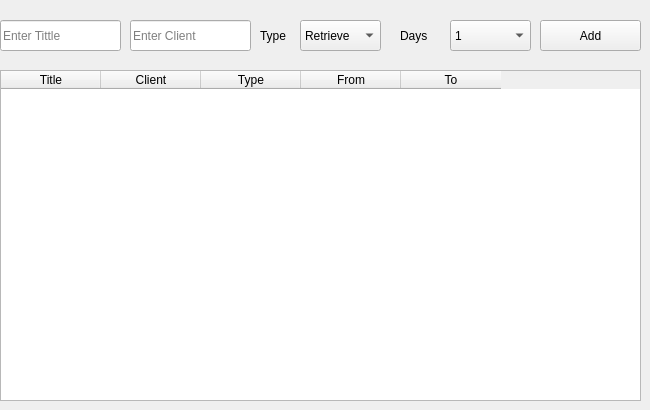
    <widget class="QWidget" name="tab">
     <attribute name="title">
      <string>Tab 1</string>
     </attribute>
     <widget class="QTableWidget" name="tableWidget">
      <property name="geometry">
       <rect>
        <x>0</x>
        <y>70</y>
        <width>641</width>
        <height>331</height>
       </rect>
      </property>
      <column>
       <property name="text">
        <string>Title</string>
       </property>
      </column>
      <column>
       <property name="text">
        <string>Client</string>
       </property>
      </column>
      <column>
       <property name="text">
        <string>Type</string>
       </property>
      </column>
      <column>
       <property name="text">
        <string>From</string>
       </property>
      </column>
      <column>
       <property name="text">
        <string>To</string>
       </property>
      </column>
     </widget>
     <widget class="QPushButton" name="pushButton_6">
      <property name="geometry">
       <rect>
        <x>540</x>
        <y>20</y>
        <width>101</width>
        <height>31</height>
       </rect>
      </property>
      <property name="text">
       <string>Add</string>
      </property>
     </widget>
     <widget class="QLineEdit" name="lineEdit">
      <property name="geometry">
       <rect>
        <x>0</x>
        <y>20</y>
        <width>121</width>
        <height>31</height>
       </rect>
      </property>
      <property name="text">
       <string/>
      </property>
      <property name="placeholderText">
       <string>Enter Tittle</string>
      </property>
     </widget>
     <widget class="QComboBox" name="comboBox">
      <property name="geometry">
       <rect>
        <x>300</x>
        <y>20</y>
        <width>81</width>
        <height>31</height>
       </rect>
      </property>
      <item>
       <property name="text">
        <string>Retrieve</string>
       </property>
      </item>
      <item>
       <property name="text">
        <string>Rent</string>
       </property>
      </item>
     </widget>
     <widget class="QComboBox" name="comboBox_2">
      <property name="geometry">
       <rect>
        <x>450</x>
        <y>20</y>
        <width>81</width>
        <height>31</height>
       </rect>
      </property>
      <item>
       <property name="text">
        <string>1</string>
       </property>
      </item>
      <item>
       <property name="text">
        <string>2</string>
       </property>
      </item>
      <item>
       <property name="text">
        <string>3</string>
       </property>
      </item>
      <item>
       <property name="text">
        <string>4</string>
       </property>
      </item>
      <item>
       <property name="text">
        <string>5</string>
       </property>
      </item>
      <item>
       <property name="text">
        <string>6</string>
       </property>
      </item>
      <item>
       <property name="text">
        <string>7</string>
       </property>
      </item>
     </widget>
     <widget class="QLabel" name="label">
      <property name="geometry">
       <rect>
        <x>260</x>
        <y>20</y>
        <width>41</width>
        <height>31</height>
       </rect>
      </property>
      <property name="text">
       <string>Type</string>
      </property>
     </widget>
     <widget class="QLabel" name="label_2">
      <property name="geometry">
       <rect>
        <x>400</x>
        <y>20</y>
        <width>51</width>
        <height>31</height>
       </rect>
      </property>
      <property name="text">
       <string>Days</string>
      </property>
     </widget>
     <widget class="QLineEdit" name="lineEdit_23">
      <property name="geometry">
       <rect>
        <x>130</x>
        <y>20</y>
        <width>121</width>
        <height>31</height>
       </rect>
      </property>
      <property name="placeholderText">
       <string>Enter Client</string>
      </property>
     </widget>
    </widget>
